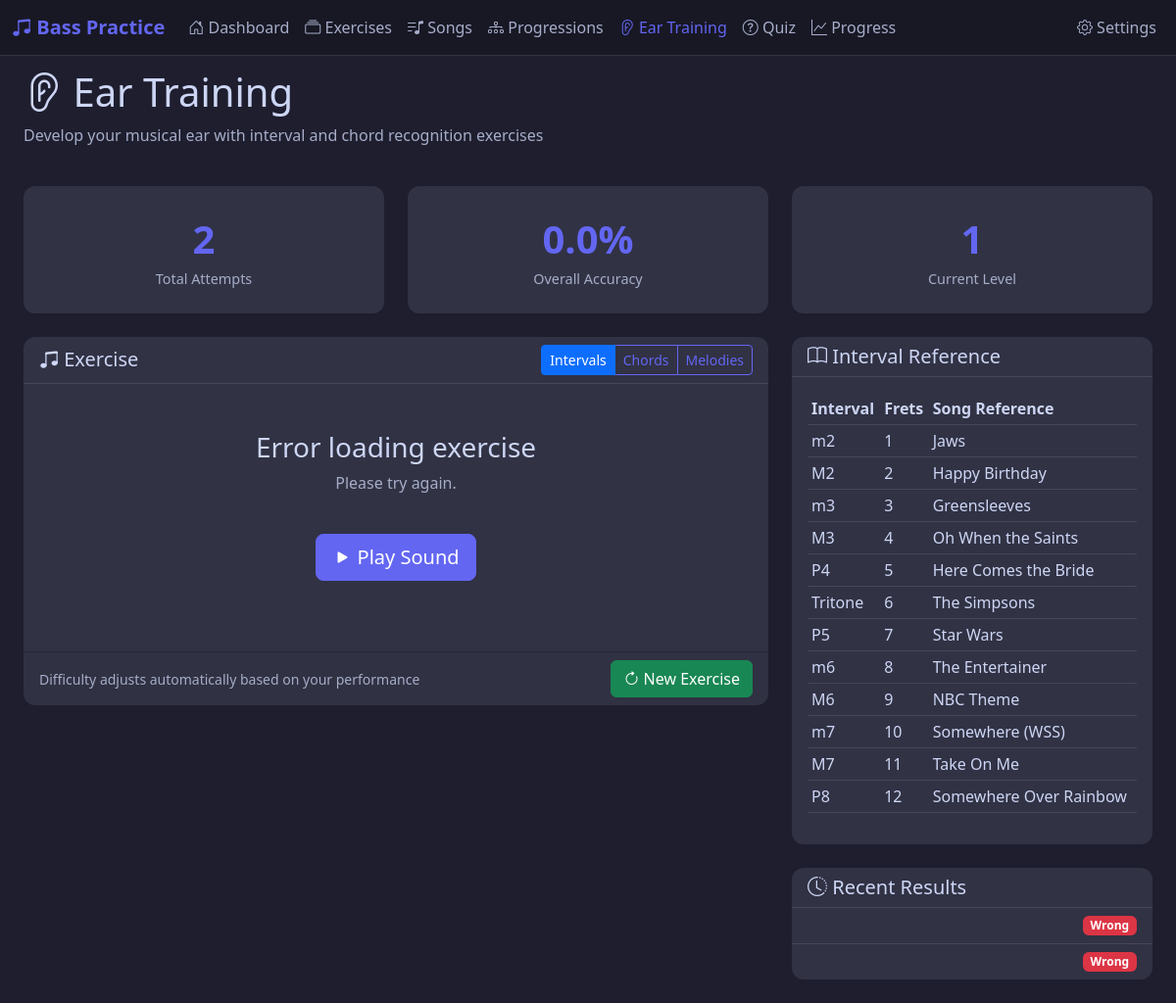
/ear-training, run on an earlier commit of the app's database.
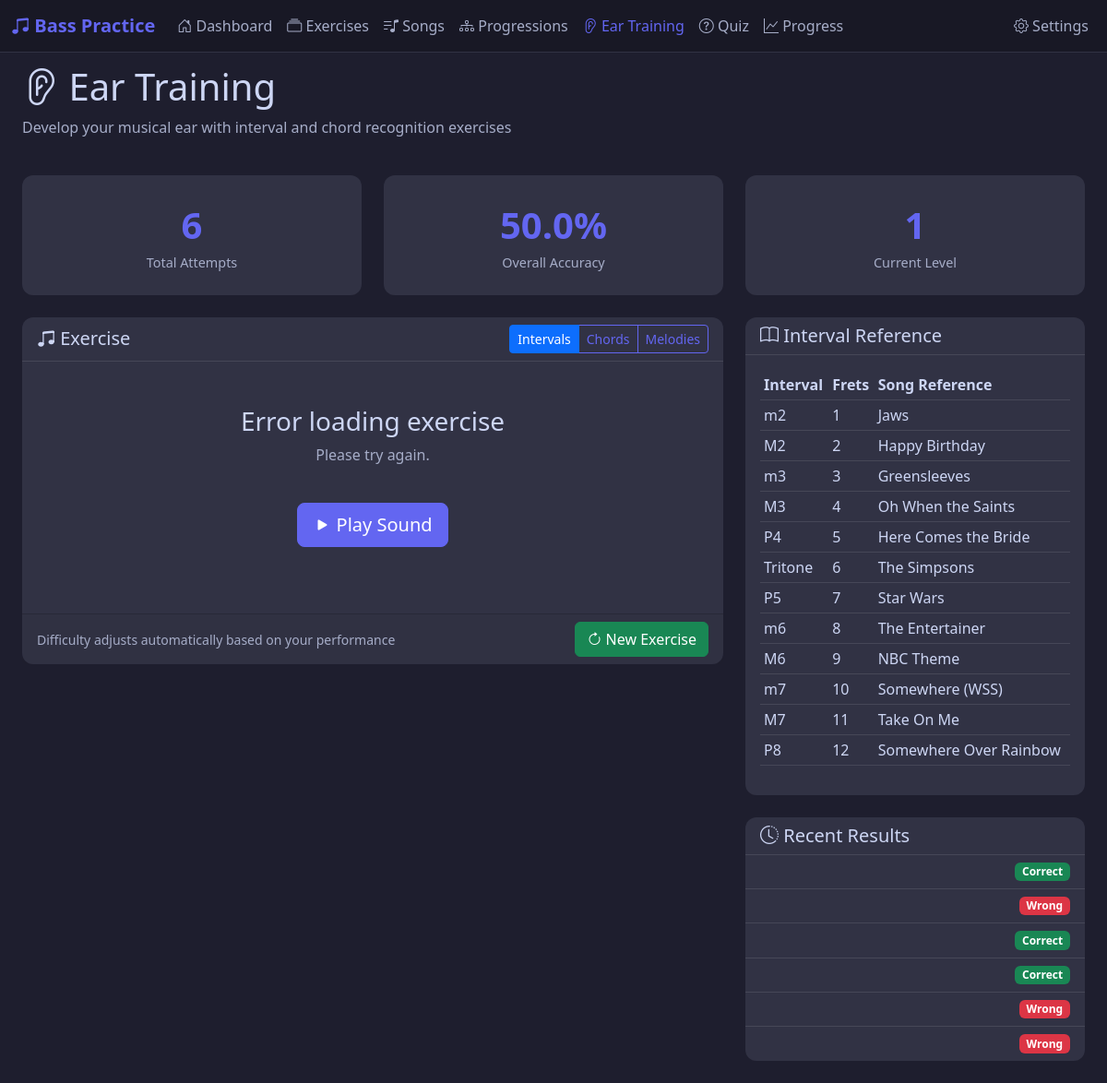
And on a later commit of the database.
### app/models.py (models this page shows, shortened)
class EarTrainingResult(db.Model):
    __tablename__ = 'ear_training_results'
    id = db.Column(db.Integer, primary_key=True)
    exercise_id = db.Column(db.Integer, db.ForeignKey('ear_training_exercises.id'), nullable=False)
    user_answer = db.Column(db.Text)
    correct = db.Column(db.Boolean)
    response_time_ms = db.Column(db.Integer)
    practiced_at = db.Column(db.DateTime, default=datetime.utcnow)

### app/routes.py (the view)
@main_bp.route('/ear-training')
def ear_training():
    exercise_type = request.args.get('type', 'interval')
    total_attempts = EarTrainingResult.query.filter_by(exercise_id=0).count()
    correct_attempts = EarTrainingResult.query.filter_by(exercise_id=0, correct=True).count()
    accuracy = (correct_attempts / total_attempts * 100) if total_attempts > 0 else 0
    recent_results = EarTrainingResult.query.filter_by(exercise_id=0).order_by(
        EarTrainingResult.practiced_at.desc()
    ).limit(10).all()
    return render_template('ear_training.html',
        exercise_type=exercise_type,
        total_attempts=total_attempts,
        accuracy=accuracy,
        recent_results=recent_results
    )

### app/templates/ear_training.html (shortened to what the changed rows need)
{% extends "base.html" %}
{% block content %}
<div class="container-fluid px-4">
    <div class="row mb-4">
        <div class="col-12">
            <h1><i class="bi bi-ear"></i> Ear Training</h1>
        </div>
    </div>
    <div class="row mb-4">
        <div class="col-md-4">
            <div class="card stat-card">
                <div class="stat-value">{{ total_attempts }}</div>
                <div class="stat-label">Total Attempts</div>
            </div>
        </div>
        <div class="col-md-4">
            <div class="card stat-card">
                <div class="stat-value">{{ "%.1f"|format(accuracy) }}%</div>
                <div class="stat-label">Overall Accuracy</div>
            </div>
        </div>
    </div>
    <div class="row">
        <div class="col-lg-4 mb-4">
            <div class="card mb-4">
                <div class="card-body">
                    <table class="table table-dark table-sm">
                        <thead>
                            <tr>
                                <th>Interval</th>
                                <th>Frets</th>
                                <th>Song Reference</th>
                            </tr>
                        </thead>
                    </table>
                </div>
            </div>
            <div class="card">
                <div class="card-body p-0">
                    {% if recent_results %}
                        <ul class="list-group list-group-flush">
                            {% for result in recent_results %}
                                <li class="list-group-item bg-transparent d-flex justify-content-between">
                                    <span class="badge {% if result.correct %}bg-success{% else %}bg-danger{% endif %}">
                                        {{ 'Correct' if result.correct else 'Wrong' }}
                                    </span>
                                </li>
                            {% endfor %}
                        </ul>
                    {% else %}
                        <p class="text-center text-secondary py-3 mb-0">No results yet</p>
                    {% endif %}
                </div>
            </div>
        </div>
    </div>
</div>
{% endblock %}

What changed in the data, as far as the page shows it:
added EarTrainingResult: correct "Correct"
added EarTrainingResult: correct "Wrong"
added EarTrainingResult: correct "Correct"
added EarTrainingResult: correct "Correct"
Also different on the page:
{{ total_attempts }}: "2" → "6"
{{ "%.1f"|format(accuracy) }}: "0.0" → "50.0"
